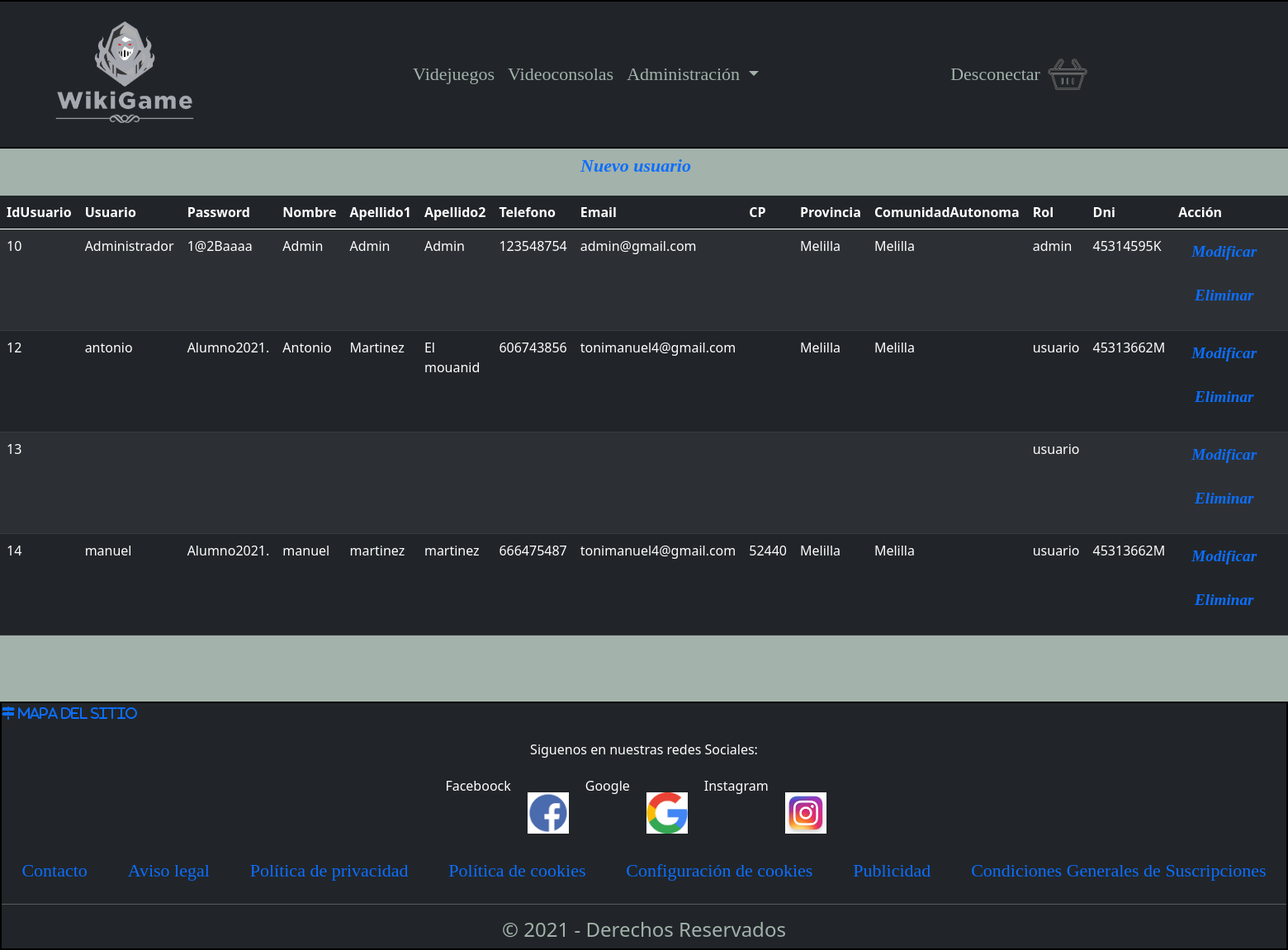
/Codigo/panel.php (signed in), run on an earlier commit of the app's database.
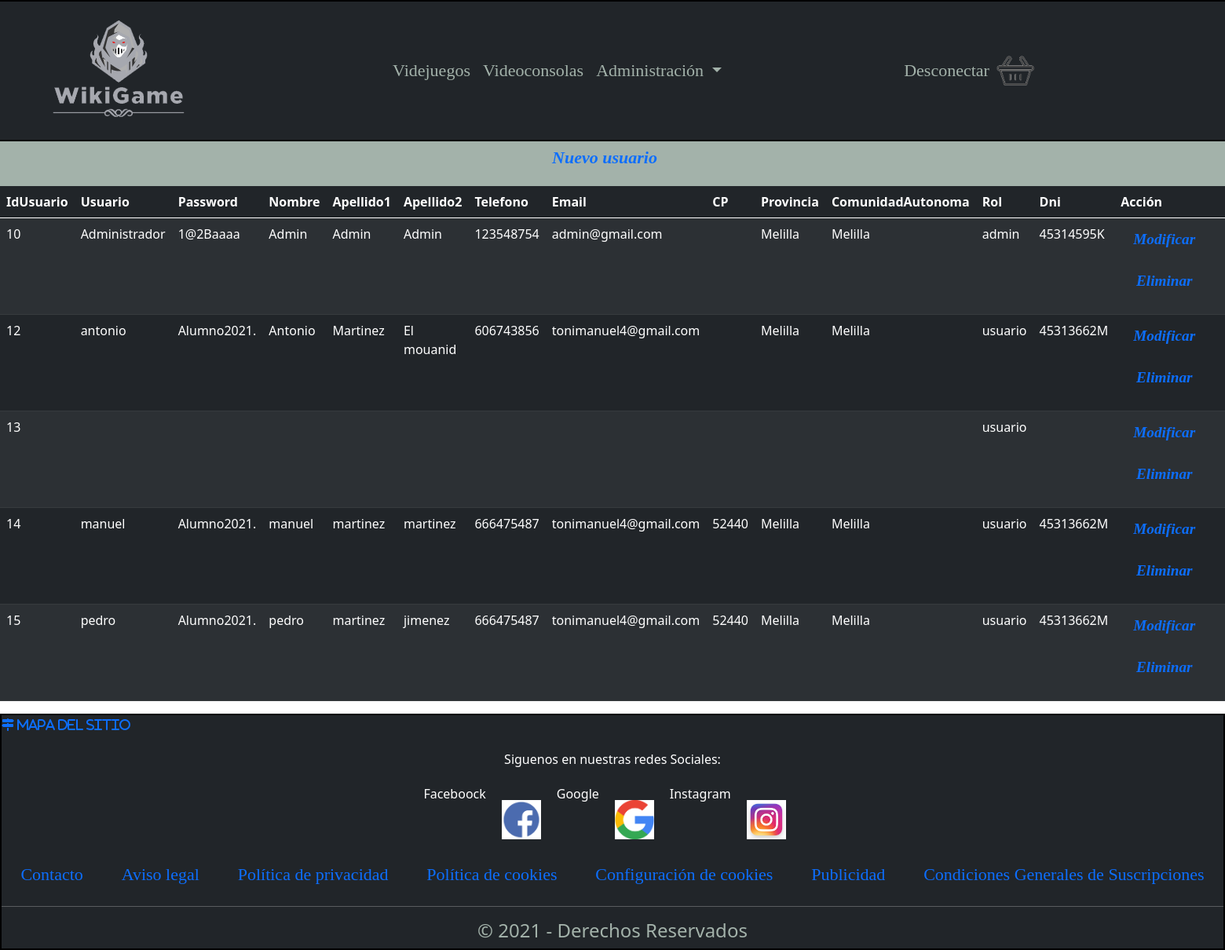
And on a later commit of the database.
### tables this page shows
CREATE TABLE `usuario` (
  `idUsuario` int(11) NOT NULL,
  `Usuario` varchar(20) NOT NULL COMMENT 'El usuario debe ser ?nico en la Base de Datos. Adem?s debe tener una longitud m?nima de 6 caracteres.',
  `Password` varchar(45) NOT NULL COMMENT 'La contrase?a no puede ser nula.\nTiene que tener una longitud m?nima de 8 caracteres, contener n?meros y alg?n car?cter especial de la siguiente lista (!,@,#,$,%,&,?,?,*,?)',
  `Nombre` varchar(45) NOT NULL,
  `Apellido1` varchar(45) NOT NULL,
  `Apellido2` varchar(45) DEFAULT NULL,
  `Telefono` varchar(10) NOT NULL COMMENT 'Se comprobar? que solo puedan ser tel?fonos nacionales',
  `Email` varchar(45) NOT NULL COMMENT 'Se comprobar? que es un email v?lido',
  `CP` varchar(5) NOT NULL,
  `Provincia` varchar(45) NOT NULL COMMENT 'Se comprobar? que la provincia introducida concuerda con el CP introducido',
  `ComunidadAutonoma` varchar(45) NOT NULL COMMENT 'Se comprobar? que la provincia seleccionada pertenece a la comunidad aut?noma correspondiente',
  `Rol` varchar(45) NOT NULL,
  `Dni` varchar(45) NOT NULL
);

### Codigo/DAOusuarios.php (called while the page is built, shortened)
<?php
    function obtenerUsuarios($conexion){
         $consulta = "SELECT * FROM Usuario" ;
         $resultado = mysqli_query($conexion, $consulta);
         return $resultado;
    }
?>

### Codigo/panel.php (the view, shortened to what this page needs)
<?php
	require 'DAOusuarios.php';
?>
<!DOCTYPE html>
<html>
	<head>
		<link rel="stylesheet" type="text/css" href="css/estilo.css">
		<link href="https://cdn.jsdelivr.net/npm/bootstrap@5.0.0-beta2/dist/css/bootstrap.min.css" rel="stylesheet">
	</head>
<body>
<?php include('./inc/header.php');?>
<div class="cuerpo">
	<div class="nav justify-content-center" id="botones">
		<a class="nav-item nav-link" aria-current="page" href="nuevoUsuario.php">Nuevo usuario</a>
	</div>
	<table class="table table-striped table-dark">
		<thead>
			<tr>
				<th>IdUsuario</th>
				<th>Usuario</th>
				<th>Password</th>
				<th>Nombre</th>
				<th>Apellido1</th>
				<th>Apellido2</th>
				<th>Telefono</th>
				<th>Email</th>
				<th>CP</th>
				<th>Provincia</th>
				<th>ComunidadAutonoma</th>
				<th>Rol</th>
				<th>Dni</th>
				<th>Acción</th>
			</tr>
		</thead>
		<tbody>
			<?php
				 $conexion = conectar(false);
				 $result = obtenerUsuarios($conexion);
				 while ($fila = mysqli_fetch_assoc($result)) {?>
				 	<tr>
				 		<?php foreach ($fila as $key => $value) {?>
				 			<td id="td"> <?= $value ?> </td>
				 		<?php
				 			}
				 		?>
				 			<td>
								<ul class="nav justify-content-center">
							  		<li class="nav-item" id="botones">
							    		<a class="nav-link active" aria-current="page" href="actualizarUsuarioAdmin.php?idUsuario=<?php echo $fila['idUsuario']; ?>" value="Actualizar" name="Actualizar">Modificar</a>
							  		</li>
									<li class="nav-item" id="botones">
							    		<a  class="nav-link" href="borrar_usuarioAdmin.php?idUsuario=<?php  echo $fila['idUsuario'];?>" value="eliminar" name="eliminar" onclick="return ConfirmarEliminar()">Eliminar</a>
									</li>
								</ul>
							</td>
				 	</tr>
				 		<?php
							}
						?>
		</tbody>
	</table>
</div>
<?php include("./inc/footer.php")?>
</body>
</html>

### Codigo/inc/header.php (shortened to what this page needs)
<?php
if(empty($_SESSION['idUsuario'])){
	echo'
<header class="row bg-dark">
	<nav class="navbar navbar-expand-lg navbar-light bg-dark">
  		<div class="container-fluid">
   			<a class="justify-content-start" href="Home.php"><img src="imagenes/logo-home.png" loading="eager" class="img-responsive"></a>
			<button class="navbar-toggler" type="button" data-bs-toggle="collapse" data-bs-target="#navbarSupportedContent" aria-controls="navbarSupportedContent" aria-expanded="false" aria-label="Toggle navigation">
      			<span class="navbar-toggler-icon"></span>
    		</button>
    		<div class="collapse navbar-collapse" id="navbarSupportedContent">
      			<ul class="navbar-nav me-auto mb-2 mb-lg-0 justify-content-center mx-auto">
      				<li class="nav-item">
				    	<a class="nav-link" aria-current="page" style="color: #a3b2aa;" href="videojuegosusuario.php"> Videjuegos</a>
				  	</li>
				 	<li class="nav-item">
						<a class="nav-link" style="color: #a3b2aa;" href="videoconsolasusuario.php"> Videoconsolas</a>
				  	</li>
      			</ul>
      			<ul class="navbar-nav mb-2 mb-lg-0">
      				<li class="nav-item">
        				<a class="nav-link botonLog" style="color: #a3b2aa;" href="login.php"><svg xmlns="http://www.w3.org/2000/svg" width="16" height="16" fill="currentColor" class="bi bi-person-circle" viewBox="0 0 16 16">
				  	<path d="M11 6a3 3 0 1 1-6 0 3 3 0 0 1 6 0z"/>
				  	<path fill-rule="evenodd" d="M0 8a8 8 0 1 1 16 0A8 8 0 0 1 0 8zm8-7a7 7 0 0 0-5.468 11.37C3.242 11.226 4.805 10 8 10s4.757 1.225 5.468 2.37A7 7 0 0 0 8 1z"/></svg>  Logueate</a>
        			</li>
        			<li class="nav-item">
        				<a class="nav-link botoDesconecta" style="color: #a3b2aa;"  href="ingresarUsuario.php"><svg xmlns="http://www.w3.org/2000/svg" width="16" height="16" fill="currentColor" class="bi bi-person-plus-fill" viewBox="0 0 16 16">
			  		<path d="M1 14s-1 0-1-1 1-4 6-4 6 3 6 4-1 1-1 1H1zm5-6a3 3 0 1 0 0-6 3 3 0 0 0 0 6z"/>
			 		<path fill-rule="evenodd" d="M13.5 5a.5.5 0 0 1 .5.5V7h1.5a.5.5 0 0 1 0 1H14v1.5a.5.5 0 0 1-1 0V8h-1.5a.5.5 0 0 1 0-1H13V5.5a.5.5 0 0 1 .5-.5z"/>
					</svg>  Registrate</a>
        			</li>
      			</ul>
    		</div>
  		</div>
	</nav>
</header>
';
}else{
switch($_SESSION['Rol']){
		case "admin":
			echo'
<header class="row bg-dark">
	<nav class="navbar navbar-expand-lg navbar-light bg-dark">
  		<div class="container-fluid">
   			<a class="justify-content-start" href="Home.php"><img src="imagenes/logo-home.png" loading="eager" class="img-responsive"></a>
			<button class="navbar-toggler" type="button" data-bs-toggle="collapse" data-bs-target="#navbarSupportedContent" aria-controls="navbarSupportedContent" aria-expanded="false" aria-label="Toggle navigation">
      			<span class="navbar-toggler-icon"></span>
    		</button>
    		<div class="collapse navbar-collapse" id="navbarSupportedContent">
      			<ul class="navbar-nav me-auto mb-2 mb-lg-0 mx-auto">
      				<li class="nav-item">
				    	<a class="nav-link" aria-current="page" style="color: #a3b2aa;" href="videojuegosusuario.php"> Videjuegos</a>
				  	</li>
				 	<li class="nav-item">
						<a class="nav-link" style="color: #a3b2aa;" href="videoconsolasusuario.php"> Videoconsolas</a>
				  	</li>
        			<li class="nav-item dropdown">
          				<a class="nav-link dropdown-toggle" style="color: #a3b2aa;" id="navbarDropdown" role="button" data-bs-toggle="dropdown" aria-expanded="true">
            			Administración
          				</a>
          				<ul class="dropdown-menu bg-dark" aria-labelledby="navbarDropdown">
            				<li><a class="dropdown-item" style="color: #a3b2aa;" href="videoconsolasadmin.php">Videoconsolas</a></li>
            				<li><a class="dropdown-item" style="color: #a3b2aa;" href="videojuegosadmin.php">Videojuegos</a></li>
            				<li><a class="dropdown-item" style="color: #a3b2aa;" href="panel.php">Panel de Usuarios</a></li>
            				<li><a class="dropdown-item" style="color: #a3b2aa;" href="productosadmin.php">Productos</a></li>
      					</ul>
        			</li>
      			</ul>
      			<ul class="navbar-nav me-auto mb-2 mb-lg-0 justify-content-end">
      				<li class="nav-item">
        				<a class="nav-link" style="color: #a3b2aa;" href="logout.php">Desconectar</a>
        			</li>
					<li class="nav-item">
						<a href="cesta.php"><img src="imagenes/carrito.png" style="width: 50px; height: 50px;"></a>
        			</li>
      			</ul>
    		</div>
  		</div>
	</nav>
</header>
';
			break;
	}
}
?>

### Codigo/inc/footer.php
<footer class="bg-dark">
	<div>
			<div id="mapa-del-sitio">
			<a href="mapa-del-sitio.php"><i class="fas fa-map-signs"> Mapa del Sitio</i></a>
			</div>
			<p id="parrafo-footer">Siguenos en nuestras redes Sociales:</p>
			<div class="redes-footer">
				<p>Faceboock</p>
				<a href="https://www.facebook.com/toni.manuel781/"><img src="imagenes/facebook-icono.png" class="icon-redes-footer"></a>
				<p>Google</p>
				<a href="https://www.google.es/"><img src="imagenes/google-icono.png" class="icon-redes-footer"></a>
				<p>Instagram</p>
				<a href="https://www.instagram.com/toniimanuel7/"><img src="imagenes/instagram-icono.jpg" class="icon-redes-footer"></a>
			</div>
				<div class="ayudas">
					<ul class="nav nav-pills nav-fill">
					  <li class="nav-item">
					    <a class="nav-link" href="#">Contacto</a>
					  </li>
					  <li class="nav-item">
					    <a class="nav-link" href="#">Aviso legal</a>
					  </li>
					  <li class="nav-item">
					    <a class="nav-link" href="#">Política de privacidad</a>
					  </li>
					  <li class="nav-item">
					    <a class="nav-link" href="#">Política de cookies</a>
					  </li>
					  <li class="nav-item">
					    <a class="nav-link" href="#">Configuración de cookies</a>
					  </li>
					  <li class="nav-item">
					    <a class="nav-link" href="#">Publicidad</a>
					  </li>
					  <li class="nav-item">
					    <a class="nav-link" href="#">Condiciones Generales de Suscripciones</a>
					  </li>
					</ul>
				</div>
			<hr>
			<h4>© 2021  -  Derechos Reservados</h4>
	</div>
</footer>

### Codigo/css/estilo.css (style rules this page uses)
body { background-color: #a3b2aa; }
header { background-color: black; border: solid 2px black; display: flex; justify-content: space-between; align-items: center; max-height: 200px; }
footer { color: white; background-color: #fc2003; border: solid 2px black; }
img { width: 250px; }
h4 { text-align: center; margin-top: 40px; margin-bottom: 10px; color: #a3b2aa; font-weight: 500; }
.cuerpo { min-height: calc(100vh - 80px - 50px); background-color: #a3b2aa; }
.nav-link { color: #a3b2aa; }
.nav-item { font-size: 22px; font-family: Impact, fantasy; color: #f9fffc; }
.redes-footer { display: flex; justify-content: center; margin-top: 20px; }
.icon-redes-footer { font-size: 40px; color: white; margin: 20px; width: 50px; height: 50px; display: flex; justify-content: center; }
.ayudas { font-size: 15px; }
.navbar { display: flex; flex-wrap: wrap; }
#parrafo-footer { margin-top: 20px; text-align: center; color: white; }
#botones { font: oblique bold 120% cursive; margin-right: 20px; margin-bottom: 15px; }

What changed in the data, as far as the page shows it:
added usuario: idUsuario "15", Usuario "pedro", Password "Alumno2021.", Nombre "pedro", Apellido1 "martinez", Apellido2 "jimenez", Telefono "666475487", Email "tonimanuel4@gmail.com", CP "52440", Provincia "Melilla", ComunidadAutonoma "Melilla", Rol "usuario", Dni "45313662M"
